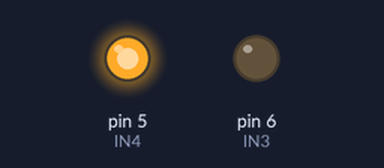
Simulated run of this sketch. Board: Arduino Uno, built with avr-gcc and run on an emulated ATmega328P. On the bench: output pins drawn as LEDs (lit = HIGH).

Above: at 0.1 s.
Timing chart, 0 to 1.6 s (numbered marks = the images above):
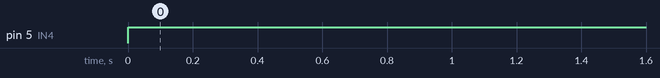

The sketch:

TrevorJadenCode1.ino
```cpp
void setup() {
  #define IN3 6
  #define IN4 5

  pinMode(IN3, OUTPUT);
  pinMode(IN4, OUTPUT);// put your setup code here, to run once:
}

void loop() {
  digitalWrite(IN3, LOW);
  digitalWrite(IN4, HIGH);

}
```

Measured:
- by itself, pin 5 (IN4): LOW → HIGH at 0.00 s
